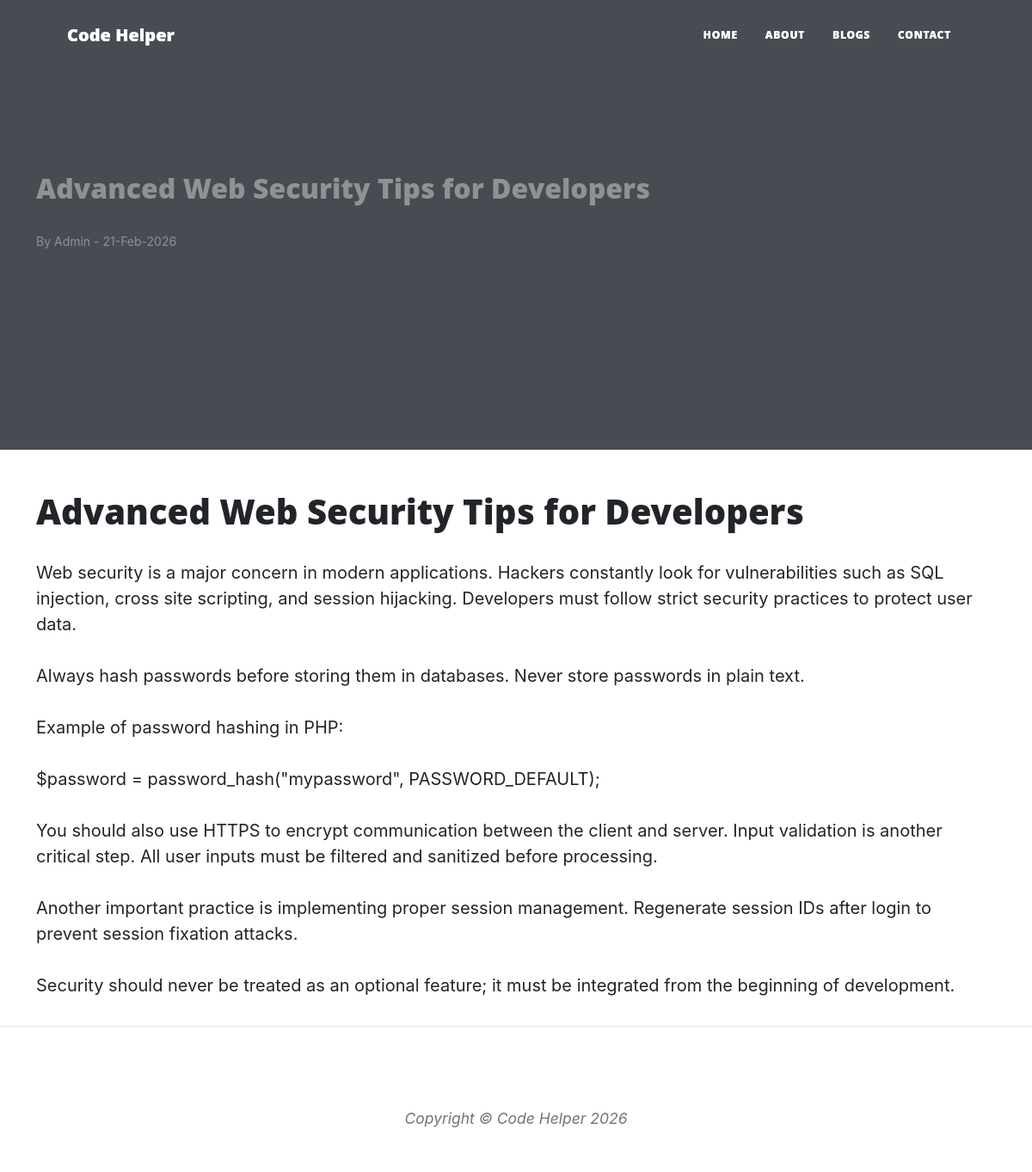
Screenshot of /blogpost.php?post=advanced-web-security with the database file from the repository.
### tables this page shows
CREATE TABLE tbl_posts (
    id INT AUTO_INCREMENT PRIMARY KEY,
    post_header VARCHAR(255),
    post_title VARCHAR(255),
    post_content TEXT,
    post_author VARCHAR(100),
    post_slug VARCHAR(255),
    post_date DATETIME DEFAULT CURRENT_TIMESTAMP
);

### blogpost.php (the view, shortened to what this page needs)
<?php
include('config.php');
include('navbar.php');
$slug = isset($_GET['post']) ? $_GET['post'] : '';
$data = null;
if($slug != ''){
    $sql = "SELECT * FROM tbl_posts WHERE post_slug='$slug' LIMIT 1";
    $query = $conn->query($sql);
    if($query && $query->num_rows > 0){
        $data = $query->fetch_assoc();
    }
}
?>
<!DOCTYPE html>
<html lang="en">
<head>
<link href="css/styles.css" rel="stylesheet" />
</head>
<body>
<?php include('navbar.php'); ?>
<?php if(!$data){ ?>
    <?php include("error.php"); ?>
<?php } else { ?>
<?php
$img = $data['post_header'];
?>
<header class="masthead" style="background-image:url('assets\img\bestphp.jfif<?php echo $img; ?>'; background-size:cover;">
<div class="container">
<div class="post-heading">
<h2><?php echo $data['post_title']; ?></h2>
<p style="font-size:14px;">
By <?php echo $data['post_author']; ?> -
<?php echo date("d-M-Y", strtotime($data['post_date'])); ?>
</p>
</div>
</div>
</header>
<article class="mb-4">
<div class="container">
<h1><?php echo $data['post_title']; ?></h1>
<p>
<?php echo nl2br($data['post_content']); ?>
</p>
</div>
</article>
<?php } ?>
<?php include('footer.php'); ?>
</body>
</html>

### rows the page displays
tbl_posts: post_title "Advanced Web Security Tips for Developers", post_author "Admin", post_date "21-Feb-2026", post_content "Web security is a major concern in modern applications. Hackers constantly look for vulnerabilities such as SQL injection, cross site scripting, and session hijacking. Developers must follow strict security practices to protect user data. Always hash passwords before storing them in databases. Never store passwords in plain text. Example of password hashing in PHP: $password = password_hash(\"mypassword\", PASSWORD_DEFAULT); You should also use HTTPS to encrypt communication between the client and server. Input validation is another critical step. All user inputs must be filtered and sanitized before processing. Another important practice is implementing proper session management. Regenerate…"

### other values shown
$sitename "Code Helper Code Helper"
$sitename "Code Helper"
